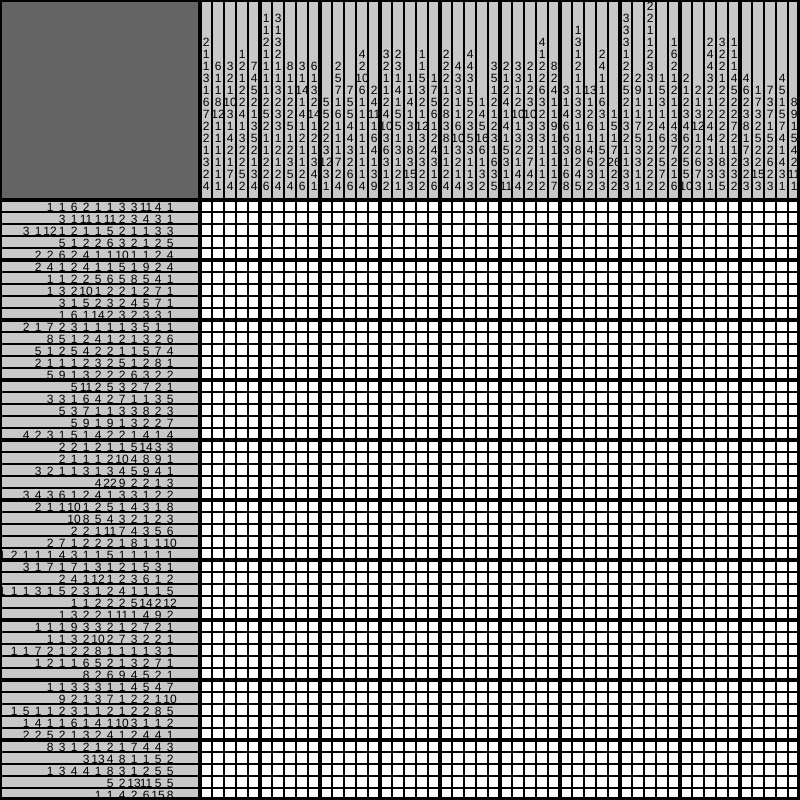
Frame 1 (no input)
Frame 60 (no input): identical to frame 1, image omitted
Frame 120 (the mouse pressed at the canvas centre since frame 60): identical to frame 1, image omitted

The p5.js sketch that drew this single still picture (run headless with seeded random() and noise() and a simulated clock; from frame 60 on, the mouse is pressed at the canvas centre):

// p5.js sketch
// ── sketch.js
const nonogram = new Nonogram();

function setup() {
  const data = random_nonogram(50, 0.7);
  nonogram.setup(
    data.width,
    data.height,
    data.col_hints,
    data.row_hints
  );
  createCanvas(constants.CV_W, constants.CV_H);
  nonogram.draw();
}

function draw() {
  // put drawing code here
}

function keyPressed() {
  if (keyCode === RIGHT_ARROW) {
    nonogram.solveStep();
    nonogram.draw();
  }
}

// ── constants.js
const constants = {
  'UNSEEN': -2,
  'UNKNOWN': -1,
  'EMPTY': 0,
  'FULL': 1,

  'CV_W': 800,
  'CV_H': 800,
  'GRID_W': 600,
  'GRID_H': 600,

  'NB_STEP': 12,
  'NB_SIZE': 12,

  'HINT_C': 0,
  'HINT_R': 1,

  'ERR_OOB': 'Index out of bounds.',
  'ERR_SET_ROW': 'Rows sizes do not match',
  'ERR_SET_COL': 'Cols sizes do not match',
  'ERR_CHINTS_SIZE': 'Incompatible size for columns hints.',
  'ERR_RHINTS_SIZE': 'Incompatible size for rows hints.'
}

const samurai = {
  'width': 15,
  'height': 15,
  'row_hints': [
    [5,1,1],
    [8,1],
    [1,5,1],
    [1,1,4,1],
    [1,2,4,1],
    [1,4,2],
    [4,4,3],
    [9,3],
    [2,4,4],
    [2,2,3],
    [2,2,3],
    [3,2,5],
    [5,7],
    [1,1,5],
    [1,1,1]
  ],
  'col_hints': [
    [1,3],
    [6,1],
    [6,2],
    [2,2,1],
    [2,1,1,1],
    [2,2,1,3],
    [3,3,2],
    [12],
    [11,1],
    [8,1],
    [6,4],
    [6],
    [8],
    [15],
    [4,3]
  ]
}

// ── functions.js
function sum(array) {
  let ct = 0;
  for (let a of array) { ct += a; }
  return ct;
}

function random_nonogram(w, p) {

  const array  = new Array();
  for (let i=0; i < w; i++) {
    const tmp = new Array();
    for (let j=0; j < w; j++) {
      tmp.push( (random() < p) ? 1 : 0 );
    }
    array.push(tmp);
  }

  const row_hints = new Array();
  for (let i=0; i < w; i++) {
    const hint = new Array();
    let ct = 0;
    for (let j=0; j<w; j++) {
      switch (array[i][j]) {
        case 1:
          ct += 1
          break;
        case 0:
          if (ct > 0) {
            hint.push(ct);
            ct = 0;
          }
      }
    }
    if (ct > 0) hint.push(ct);
    if (hint.length == 0) hint.push(0);
    row_hints.push(hint)
  }

  const col_hints = new Array();
  for (let i=0; i < w; i++) {
    const hint = new Array();
    let ct = 0;
    for (let j=0; j<w; j++) {
      switch (array[j][i]) {
        case 1:
          ct += 1
          break;
        case 0:
          if (ct > 0) {
            hint.push(ct);
            ct = 0;
          }
      }
    }
    if (ct > 0) hint.push(ct);
    if (hint.length == 0) hint.push(0);
    col_hints.push(hint)
  }

  return {
    'width': w,
    'height': w,
    'row_hints': row_hints,
    'col_hints': col_hints
  }
}

// ── nonogram.js
class Grid {
  constructor(w, h) {
    this.w  = w;
    this.h  = h;
    this.array  = new Array();
    for (let i=0; i < this.width; i++) {
      const tmp = new Array();
      for (let j=0; j < this.height; j++) {
        tmp.push(constants.UNKNOWN);
      }
      this.array.push(tmp);
    }
  }

  get width()  { return this.w; }
  get height() { return this.h; }

  pixel(i, j) {
      console.assert( i>=0 && i<this.width,  constants.ERR_OOB );
      console.assert( j>=0 && j<this.height, constants.ERR_OOB );
      return this.array[i][j];
  }

  set_pixel(i, j, v) {
    console.assert( i>=0 && i<this.width,  constants.ERR_OOB );
    console.assert( j>=0 && j<this.height, constants.ERR_OOB );
    this.array[i][j] = v;
  }

  row(j) {
    const row = new Array();
    for (let k=0; k < this.width; k++) {
      row.push(this.array[k][j])
    }
    return row;
  }

  update_row(j, v) {
    console.assert( j>=0 && j<this.height, constants.ERR_OOB );
    console.assert( v.length == this.row(j).length, constants.ERR_SET_ROW );
    for (let k=0; k < this.width; k++) {
      this.array[k][j] = v[k];
    }
  }

  col(i) {
    return Array.from(this.array[i])
  }

  update_col(i, v) {
    console.assert( i>=0 && i<this.width, constants.ERR_OOB );
    console.assert( v.length == this.col(i).length, constants.ERR_SET_ROW );
    for (let k=0; k < this.width; k++) {
      this.array[i][k] = v[k];
    }
  }
}

class Nonogram {
  constructor() {
    this.grid = null;
    this.c_hints = null;
    this.r_hints = null;
  }

  setup(w, h, c_hints, r_hints) {
    this.grid = new Grid(w, h);

    console.assert(c_hints.length == this.width,  console.ERR_CHINTS_SIZE);
    this.c_hints = c_hints;
    console.assert(r_hints.length == this.height, console.ERR_RHINTS_SIZE);
    this.r_hints = r_hints;
  }

  get width()  { return this.grid.h; }
  get height() { return this.grid.w; }

  pixel(i, j) {
    return this.grid.pixel(i, j);
  }

  hints(colrow, i) {
    switch (colrow) {
      case constants.HINT_C: // column mode
        console.assert( i <= this.width, constants.ERR_OOB );
        return Array.from(this.c_hints[i]);
      default:
        console.assert( i <= this.height, constants.ERR_OOB );
        return Array.from(this.r_hints[i]);
    }
  }

  matches(vec, hints) { // Partial match
    return false;
  }

  coincidate(vec, hints, hints_gaps) {
    if (sum(hints_gaps) + sum(hints) > vec.length) return false;
    let pos = 0;
    for (let i=0; i < hints.length; i++) {
      const gap = hints_gaps[i];
      for (let j=0; j < gap; j++) {
        if (vec[pos] == constants.FULL) return false;
        pos += 1;
      }
      const size = hints[i];
      for (let j=0; j < size; j++) {
        if (vec[pos] == constants.EMPTY) return false;
        pos += 1;
      }
    }
    while (pos < vec.length) {
      if (vec[pos] == constants.FULL) return false;
      pos += 1;
    }
    return true;
  }

  update_vec(vec, hints) {

    const new_vec = new Array(); // New state of the line, a priori full
    for (let i=0; i < vec.length; i++) { new_vec.push(constants.UNSEEN); }

    const hints_gaps = [0]; // Hypothetical spacings
    for (let i=0; i < hints.length - 1; i++) { hints_gaps.push(1); }

    while (true) {
      // We check if current gaps are coherent with known squares
      if (this.coincidate(vec, hints, hints_gaps)) {
        // If yes, we update the line
        let pos = 0;
        for (let i=0; i < hints.length; i++) {
          const gap = hints_gaps[i];
          for (let j=0; j < gap; j++) {
            if (new_vec[pos] == constants.UNSEEN) {
              new_vec[pos] = constants.EMPTY;
            } else if (new_vec[pos] == constants.FULL) {
              new_vec[pos] = constants.UNKNOWN;
            }
            pos += 1;
          }
          const size = hints[i];
          for (let j=0; j < size; j++) {
            if (new_vec[pos] == constants.UNSEEN) {
              new_vec[pos] = constants.FULL;
            } else if (new_vec[pos] == constants.EMPTY) {
              new_vec[pos] = constants.UNKNOWN;
            }
            pos += 1;
          }
        }
        while (pos < vec.length) {
          if (new_vec[pos] == constants.UNSEEN) {
            new_vec[pos] = constants.EMPTY;
          } else if (new_vec[pos] == constants.FULL) {
            new_vec[pos] = constants.UNKNOWN;
          }
          pos += 1;
        }
      }
      // We update the gaps
      hints_gaps[hints.length - 1] += 1;
      let c_gap = hints.length - 1;
      while (sum(hints_gaps) + sum(hints) > vec.length) {
        if (c_gap == 0) return new_vec;
        hints_gaps[c_gap] = 1;
        hints_gaps[c_gap - 1] += 1;
        c_gap -= 1;
      }
    }
  }

  solveStep() {

    for (let i=0; i < this.width; i++) {
      const v = this.update_vec(this.grid.col(i), this.hints(constants.HINT_C, i));
      this.grid.update_col(i, v);
    }

    for (let j=0; j < this.width; j++) {
      const v = this.update_vec(this.grid.row(j), this.hints(constants.HINT_R, j));
      this.grid.update_row(j, v);
    }



  }

  draw() {
    textAlign(CENTER);
    textSize(constants.NB_SIZE);
    strokeWeight(4);
    stroke(0);
    fill(200);
    rect(0, 0, constants.CV_W - 1, constants.CV_H - 1);
    const dx = constants.CV_W - constants.GRID_W;
    const dy = constants.CV_H - constants.GRID_H;
    fill(100);
    rect(0, 0, dx, dy);
    fill(255);
    rect(dx, dy, constants.CV_W - dx - 1, constants.CV_H - dy - 1);

    const stepx = constants.GRID_W / this.width;
    const stepy = constants.GRID_H / this.height;

    // Grid
    strokeWeight(2);
    stroke(0);
    for (let i=0; i < this.width; i++) {
      for (let j=0; j < this.height; j++) {
        const v = this.pixel(i, j);
        const c = (
          v == constants.UNKNOWN ? 255 : ((v == constants.EMPTY) ? 200 : constants.FULL)
        )
        fill(c);
        rect(
          dx + i*stepx,
          dy + j*stepy,
          stepx,
          stepy
        )
      }
    }

    // H lines, row digits
    for (let i=0; i < this.width; i++) {
      if (i%5 == 0) { strokeWeight(4); }
      else { strokeWeight(2); }
      line(0, dy + i*stepx, constants.CV_W, dy + i*stepx);
      // Digits
      fill(0);
      noStroke();
      const ns = this.c_hints[i];
      for (let j=0; j < ns.length; j++) {
        text(ns[ns.length - j - 1], dx + stepx*(i+.5), dy - constants.NB_STEP*j - 10);
      }
      stroke(0);
      fill(255);
    }
    // W lines
    for (let i=0; i < this.height; i++) {
      if (i%5 == 0) { strokeWeight(4); }
      else { strokeWeight(2); }
      line(dx + i*stepy, 0, dx + i*stepy, dy + constants.GRID_H);
      // Digits
      fill(0);
      noStroke();
      const ns = this.r_hints[i];
      for (let j=0; j < ns.length; j++) {
        text(ns[ns.length - j - 1], dx - constants.NB_STEP*j - 30, dx + stepx*(i+.5) + 5);
      }
      stroke(0);
      fill(255);
    }
    strokeWeight(4);
    noFill();
    rect(0, 0, constants.CV_W - 1, constants.CV_H - 1);
  }
}
